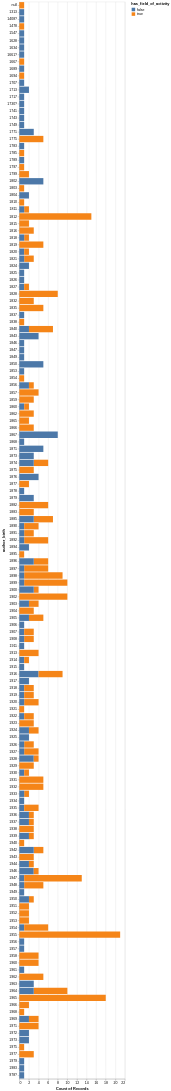

The cell this chart's notebook holds for it:
### Code cell
# Compare birth-year counts and whether activity metadata is present.
alt.Chart(novels_df).mark_bar().encode(
	y="author_birth",
	x="count()",
	color="has_field_of_activity:N"
)

### Figure 1 — Vega-Lite specification as saved in the notebook (floating-point values rounded to 4 significant figures; data arrays with more than 128 entries replaced by an {"elided": "..."} marker saying what was removed)
{"config": {"view": {"continuousWidth": 300, "continuousHeight": 300}}, "data": {"name": "data-d81af5713cba25d14465301d0d9299b8"}, "mark": {"type": "bar"}, "encoding": {"color": {"field": "has_field_of_activity", "type": "nominal"}, "x": {"aggregate": "count", "type": "quantitative"}, "y": {"field": "author_birth", "type": "nominal"}}, "$schema": "https://vega.github.io/schema/vega-lite/v6.1.0.json", "datasets": {"data-d81af5713cba25d14465301d0d9299b8": {"elided": "500 records"}}}
